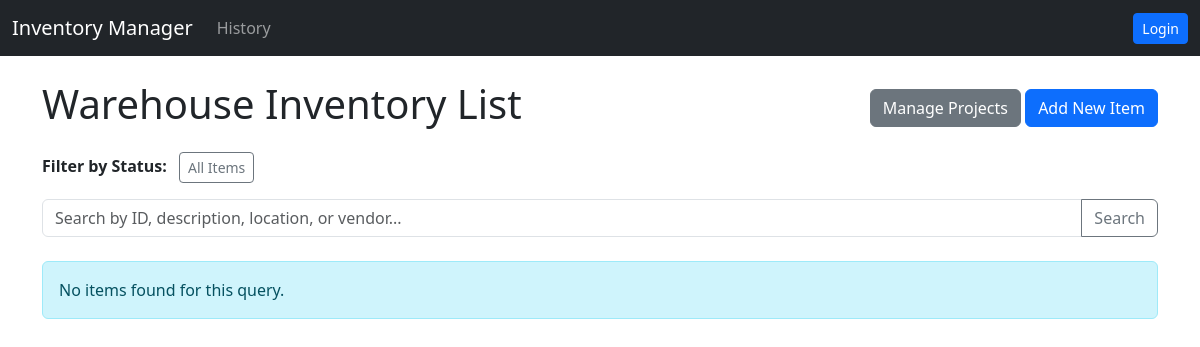
/inventory/?status=1, run on an earlier commit of the app's database.
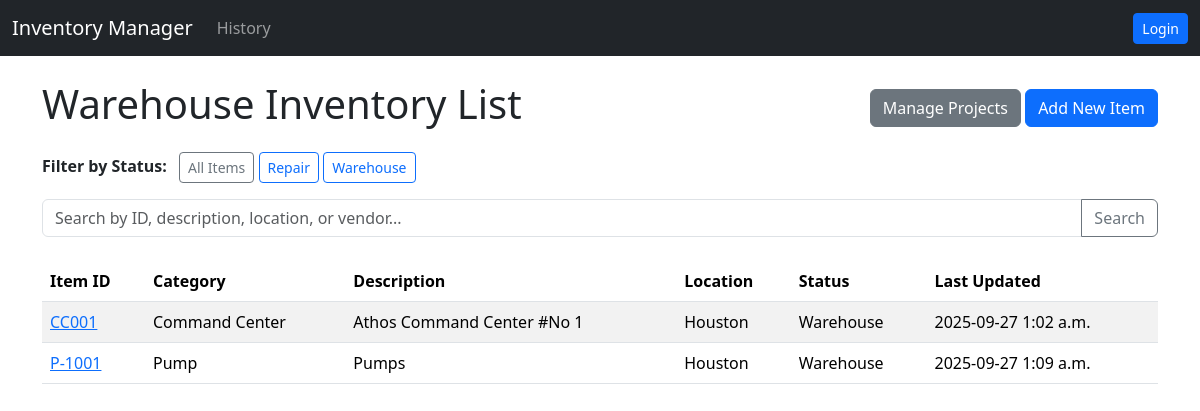
And on a later commit of the database.
### inventory/models.py (models this page shows, shortened)
class Status(models.Model):
    name = models.CharField(max_length=100, unique=True)
    class Meta:
        verbose_name_plural = "Statuses"

class BaseItem(models.Model):
    CATEGORY_CHOICES = [
        ("Pump", "Pump"),
        ("Filter", "Filter"),
        ("Mix Tank", "Mix Tank"),
        ("Valve", "Valve"),
        ("Command Center", "Command Center"),
        ("Misc", "Misc"),
    ]
    item_id = models.CharField(max_length=100, unique=True, verbose_name="Item ID")
    category = models.CharField(max_length=50, choices=CATEGORY_CHOICES)
    description = models.TextField(blank=True)
    vendor = models.CharField(max_length=100, blank=True)
    rating = models.CharField(max_length=50, blank=True)
    location = models.CharField(max_length=100, blank=True)
    status = models.ForeignKey(Status, on_delete=models.PROTECT, null=True, blank=True)
    last_updated = models.DateTimeField(auto_now=True)
    class Meta:
        ordering = ['item_id']  # Orders items by the Item_ID

### inventory/views.py (the view, shortened to what this page needs)
# urls.py: path('', views.item_list, name='item_list'),
def item_list(request):
    query = request.GET.get('q')
    status_filter = request.GET.get('status')
    items = BaseItem.objects.all()
    statuses = Status.objects.all().order_by('name')
    if status_filter:
        items = items.filter(status__in=status_filter)
    items = items.order_by('category', 'item_id')
    context = {
        'items': items,
        'statuses': statuses,
    }
    return render(request, 'inventory/item_list.html', context)

### inventory/templates/inventory/item_list.html (shortened to what this page needs)
{% extends 'base.html' %}
{% block content %}
    <div class="d-flex justify-content-between align-items-center mb-3">
        <h1>Warehouse Inventory List</h1>
        <div>
            <a href="{% url 'manage_statuses' %}" class="btn btn-secondary">Manage Projects</a>
            <a href="{% url 'add_item_chooser' %}" class="btn btn-primary">Add New Item</a>
        </div>
    </div>
    <div class="mb-3">
        <strong class="me-2">Filter by Status:</strong>
        <a href="{% url 'item_list' %}" class="btn btn-sm btn-outline-secondary">All Items</a>
        {% for status in statuses %}
            <a href="?status={{ status.id }}" class="btn btn-sm btn-outline-primary">{{ status.name }}</a>
        {% endfor %}
    </div>
    <form method="get" class="mb-4">
        <div class="input-group">
            <input type="text" class="form-control" name="q" placeholder="Search by ID, description, location, or vendor..." value="{{ request.GET.q }}">
            <button class="btn btn-outline-secondary" type="submit">Search</button>
        </div>
    </form>
    {% if items %}
        <table class="table table-striped table-hover">
            <thead>
                <tr>
                    <th>Item ID</th>
                    <th>Category</th>
                    <th>Description</th>
                    <th>Location</th>
                    <th>Status</th> <th>Last Updated</th>
                </tr>
            </thead>
            <tbody>
                {% for item in items %}
                    <tr>
                        <td>
                            <a href="{% url 'item_detail' item.pk %}">{{ item.item_id }}</a>
                        </td>
                        <td>{{ item.get_category_display }}</td>
                        <td>{{ item.description }}</td>
                        <td>{{ item.location }}</td>
                        <td>{{ item.status.name|default:"-" }}</td> <td>{{ item.last_updated|date:"Y-m-d P" }}</td>
                    </tr>
                {% endfor %}
            </tbody>
        </table>
    {% else %}
        <div class="alert alert-info">
            <p class="mb-0">No items found for this query.</p>
        </div>
    {% endif %}
{% endblock %}

What changed in the data, as far as the page shows it:
added Status: name "Repair"
added Status: name "Warehouse"
now on this page (row edited): BaseItem: item_id "CC001", category "Command Center", description "Athos Command Center #No 1", location "Houston", status.name "Warehouse", last_updated "2025-09-27 1:02 a.m."
now on this page (row edited): BaseItem: item_id "P-1001", category "Pump", description "Pumps", location "Houston", status.name "Warehouse", last_updated "2025-09-27 1:09 a.m."
Also different on the page:
text no longer shown: "No items found for this query."
text now shown: "Item ID Category Description Location Status Last Updated"
